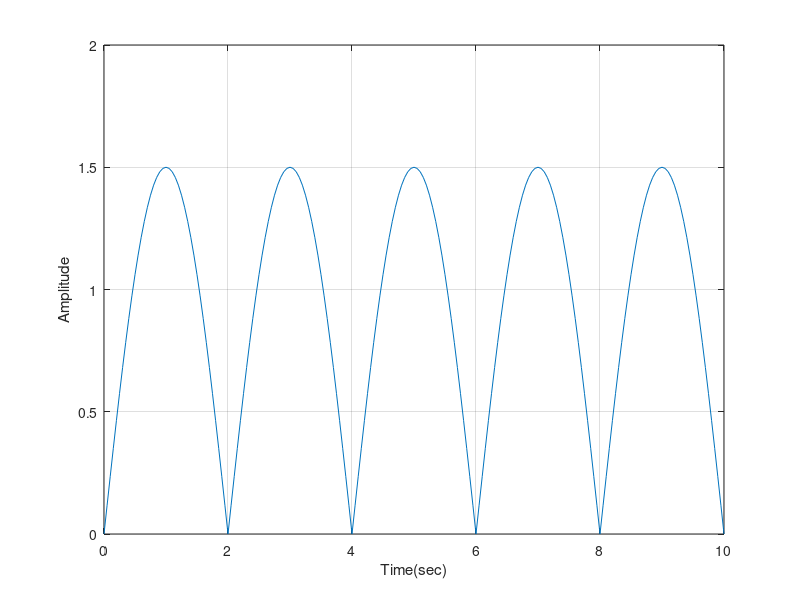

Here is the MATLAB script that generated this plot:

t1=0:0.05:10;                   
s1=abs(1.5*sin(2*pi*0.25*t1)); 
plot(t1,s1),grid
xlabel('Time(sec)')
ylabel('Amplitude')


